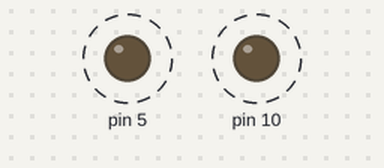
Recording of a sketch running on a simulated Arduino Uno, built with avr-gcc and run on an emulated ATmega328P. On the bench: output pins drawn as LEDs (lit = HIGH). Dashed ring = blinking.

Above: at 0.3 s.
Timing chart, 0 to 3.0 s (numbered marks = the images above):
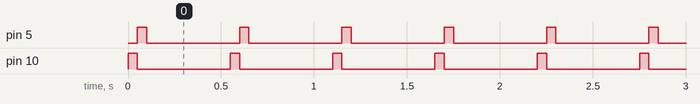

Measured:
- by itself, pin 5, pin 10: alternates HIGH for 0.05 s and LOW for 0.50 s
- by itself, everything shown: repeats every 0.55 s, in 3 steps

The sketch:

LED_Arduino_DDR.ino
```cpp
void setup(){
    DDRB |= (1<<PB2);
    DDRD |= (1<<PD5);
}

void loop(){
    PORTB |= (1<<PB2);
    delay(50);
    PORTB &= ~(1<<PB2);
    PORTD |= (1<<PD5);
    delay(50);
    PORTD &= ~(1<<PD5);
    delay(450);
}

// github.com/tiagodefendi
```
